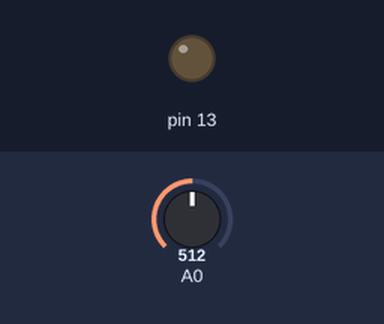
A sketch run on a simulated Arduino Mega 2560, built with avr-gcc and run on an emulated ATmega2560. Shown: output pins drawn as LEDs (lit = HIGH). The inputs (shaded band) are chosen by the test bench; at power-on: A0 = 512.

Above: at 1.2 s.
1.3 s: A0 set to 482
At 1.7 s:
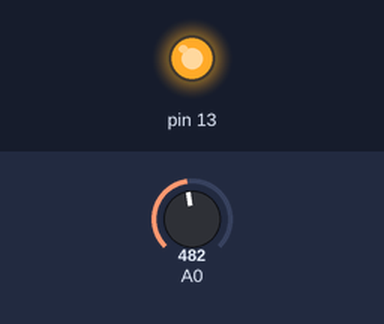
2.8 s: A0 set to 510
At 3.1 s:
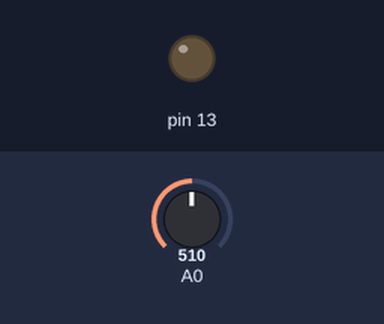
4.3 s: A0 set to 490
At 5.3 s:
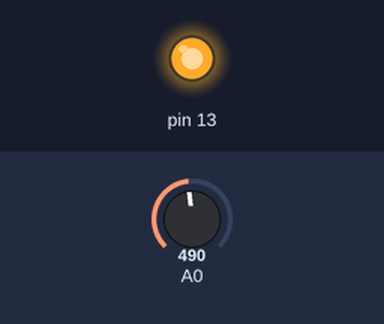
Timing chart, 0 to 7.3 s (numbered marks = the images above; inputs shaded):
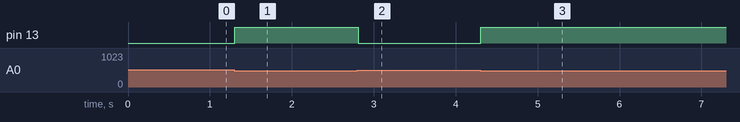

The sketch:

Basic_LDR.ino
```cpp
void setup()
{
  pinMode(13, OUTPUT);
  pinMode(39, INPUT);
}

void loop()
{
  Serial.println(analogRead(A0));
  if(analogRead(A0)> 500){
    digitalWrite(13, LOW);
  }else{
    digitalWrite(13, HIGH);
  }
  delay(10);
}
```

Measured:
- the behaviour switches between 501 and 500 on A0 (found by bisection; images 0 and 1)
- after the input at 1.3 s, pin 13: LOW → HIGH at once
- after the input at 2.8 s, pin 13: HIGH → LOW at once
- after the input at 4.3 s, pin 13: LOW → HIGH at once
